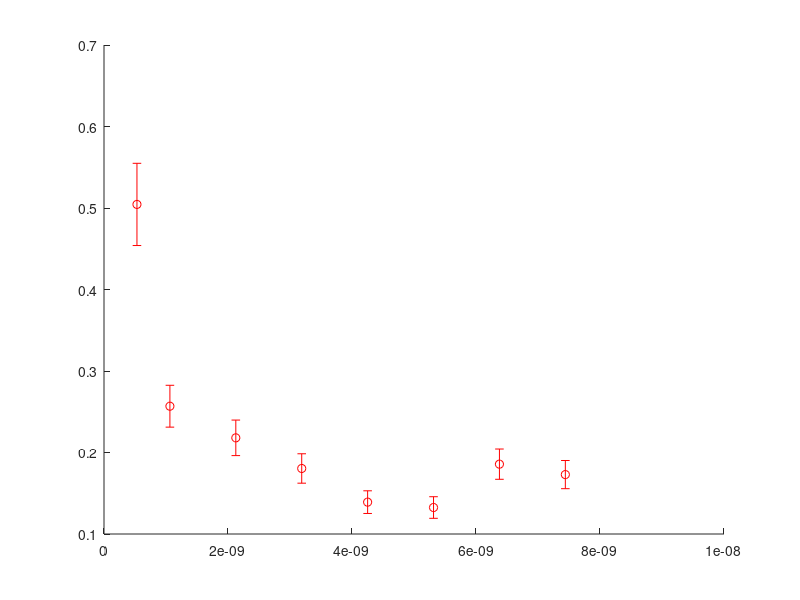

Here is the MATLAB script that generated this plot: (Note: this script raises an error after producing the figure.)
clear
NMD.x0.LJ.eps = 1.67E-21;              
NMD.x0.LJ.sigma = 3.4E-10;
NMD.x0.LJ.mass = 6.6326E-26;
NMD.x0.LJ.tau = sqrt((NMD.x0.LJ.mass*(NMD.x0.LJ.sigma)^2)/NMD.x0.LJ.eps);
kb = 1.3806E-23; 

nmddat=load('periodvL.dat');
nmddat(1,:)=nmddat(1,:).*NMD.x0.LJ.sigma

%plot(nmddat(1,:),nmddat(2,:),'ro','MarkerFaceColor','r');
%hold on
%plot(nmddat(1,:),nmddat(3,:),'rd','MarkerFaceColor','r');

errorbar(nmddat(1,:),nmddat(2,:),0.10*nmddat(2,:),'ro','MarkerFaceColor','r')
hold on
errorbar(nmddat(1,:),nmddat(3,:),0.06*nmddat(3,:),'rd','MarkerFaceColor','r')

period=[1,2,4,6,8,10,12,14];
bulk1=1.2;
bulk3=3^(-0.5)*bulk1;
halfalat = 0.78161;

CP_GK=zeros(2,length(period));
IP_GK=zeros(2,length(period));

for i=1:1:length(period)
    str_cp=strcat(num2str(period(i)),'p_CP_GK.dat')
    str_ip=strcat(num2str(period(i)),'p_IP_GK.dat')
    cp=load(str_cp);
    ip=load(str_ip);
    CP_GK(1,i)=mean(cp(:,1))
    CP_GK(2,i)=mean(cp(:,2))
    IP_GK(1,i)=mean(ip(:,1))
    IP_GK(2,i)=mean(ip(:,2))
    IP_diff(i)=(period(i)*halfalat*bulk1+period(i)*halfalat*bulk3)...
        /(period(i)*halfalat+period(i)*halfalat);
    CP_diff(i)=(period(i)*halfalat+period(i)*halfalat)...
        /(period(i)*halfalat*1/bulk1+period(i)*halfalat*1/bulk3);
    k_avg(i)=(bulk1+bulk3)/2
end

errorbar(nmddat(1,:),CP_GK(1,:),CP_GK(2,:),'bo');
errorbar(nmddat(1,:),IP_GK(1,:),IP_GK(2,:),'bd');
plot(nmddat(1,:),IP_diff,'-.g','LineWidth',1.5);
plot(nmddat(1,:),CP_diff,'--g','LineWidth',1.5);
%plot(nmddat(1,:),k_avg,'--b','LineWidth',1);
plot(nmddat(1,:),nmddat(4,:),'g','LineWidth',1.5);

ylim([0 1])
xlim([0 10E-9])

hleg1=legend('Cross-Plane NMD','In-Plane NMD','Cross-Plane GK','In-Plane GK');
legend('boxoff','Location','NorthEastOutside')
xlabel('Period Length $$[m]$$','interpreter','latex','FontSize',14);
ylabel('Thermal Conductivity $$[W m^{-1} K^{-1}]$$','interpreter','latex','FontSize',14)

set(gca, ...
  'Box'         , 'on'     , ...
  'TickDir'     , 'in'     , ...
  'TickLength'  , [.02 .02] , ...
  'XMinorTick'  , 'on'      , ...
  'YMinorTick'  , 'on'      , ...
  'YGrid'       , 'on'      , ...
  'XColor'      , [.3 .3 .3], ...
  'YColor'      , [.3 .3 .3], ...
  'LineWidth'   , 1         );

set(gcf, 'PaperPositionMode', 'auto');
print -depsc2 KvL.eps


hold off